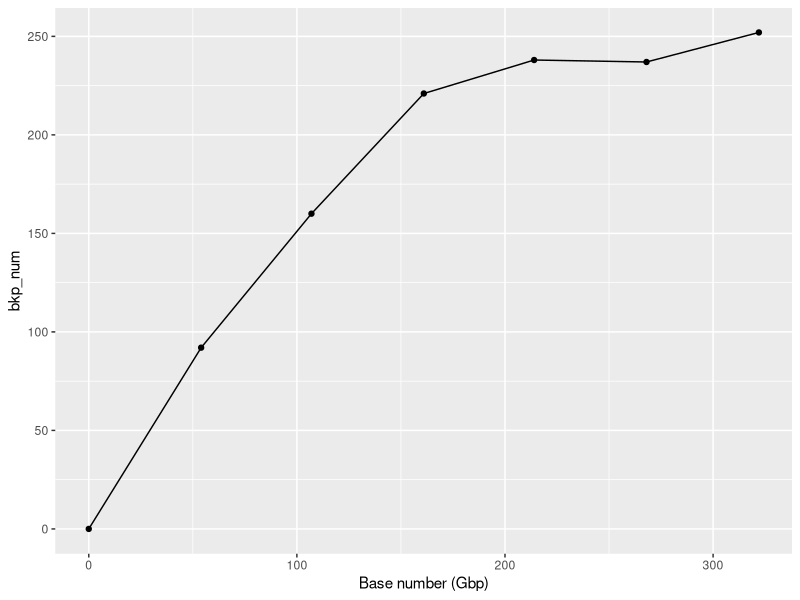

Write R code to recreate this figure.
library(ggplot2)

pdf(file="HGT_amoun_curve.pdf", width=10, height=4, onefile=FALSE)

#df <- data.frame(fraction=c(0, 0.01, 0.02, 0.03, 0.04, 0.05, 0.06, 0.07, 0.08, 0.09, 0.1, 0.11, 0.12, 0.13, 0.14, 0.15,0.16,0.17,0.19,0.2, 0.21,0.25,0.26,0.27),
#                 bkp_num=c(0, 4133, 6809, 9025, 10491, 12403, 13661, 15025, 15639, 17116, 18430,18901,26498,21039,22795,24056,25154,26536,27920,38477,31592,33691,36197,35990))

#df <- data.frame(fraction=c(0, 0.01, 0.02, 0.03, 0.04, 0.05, 0.06, 0.07, 0.08, 0.09, 0.1, 0.11, 0.12, 0.13, 0.14, 0.15,0.16,0.17,0.19,0.2, 0.21,0.25,0.26,0.27),
#                 bkp_num=c(0,2636,4302,5823,6869,8086,8552,9864,10002,10902,11523,11949,12693,13144,14273,14975,16140,16737,17625,18632,19500,21391,21796,22361))

# df <- data.frame(fraction=c(0, 0.01, 0.02, 0.03, 0.04, 0.05, 0.06, 0.07, 0.08, 0.09, 0.1, 0.11, 0.12, 0.13, 0.14, 0.15,0.16,0.17,0.19,0.2, 0.21,0.25,0.26,0.27),
#                  bkp_num=c(0,1977,3271,4369,5262,6161,6529,7484,7545,8386,8750,9080,9594,9934,10821,11278,12079,12599,13069,13952,14763,15882,16302,16674))

# df <- data.frame(fraction=c(0, 0.04, 0.08, 0.12, 0.16, 0.2, 0.24, 0.28, 0.32, 0.36, 0.44, 0.48, 0.52, 0.6,0.64),
#                  bkp_num=c(0,3508,4744,6465,8762,9291,11130,11898,11897,12880,13921,15049,17239,19109,19697))

# df <- data.frame(fraction=c(0, 54, 107, 161, 215, 268, 322, 376, 429, 483, 537, 590, 644),
#                  bkp_num=c(0, 5823, 9857, 12304, 12566, 14248, 16552, 18871, 20468, 22493, 23910, 26252, 27405))  # 500

# df <- data.frame(fraction=c(0, 7, 13, 27, 54, 107),
#                  bkp_num=c(0, 16, 28, 46, 81, 85))  # 500

df <- data.frame(fraction=c(0, 54, 107, 161, 214, 268, 322),
                 bkp_num=c(0, 92, 160, 221, 238, 237, 252))  # 500

ggplot(data=df, aes(x=fraction, y=bkp_num)) +
  geom_line()+
  geom_point()+
  xlab("Base number (Gbp)")+scale_color_brewer(palette="Dark2")

# df <- data.frame(fraction=c(0, 1, 2, 3, 0, 0.5, 2, 3),
#                  recall=c(0, 0.75, 0.88, 1, 0, 0.75, 0.88, 1),
#                  abundance=c("1%", "1%","1%" ,"1%","0.5%", "0.5%","0.5%" ,"0.5%"))  # 500

# ggplot(data=df, aes(x=fraction, y=recall, group=abundance)) +
#   geom_line(aes(color=abundance))+
#   geom_point(aes(color=abundance,shape=abundance))+
#   xlab("Base number (Gbp)")+scale_color_brewer(palette="Dark2")


dev.off()
